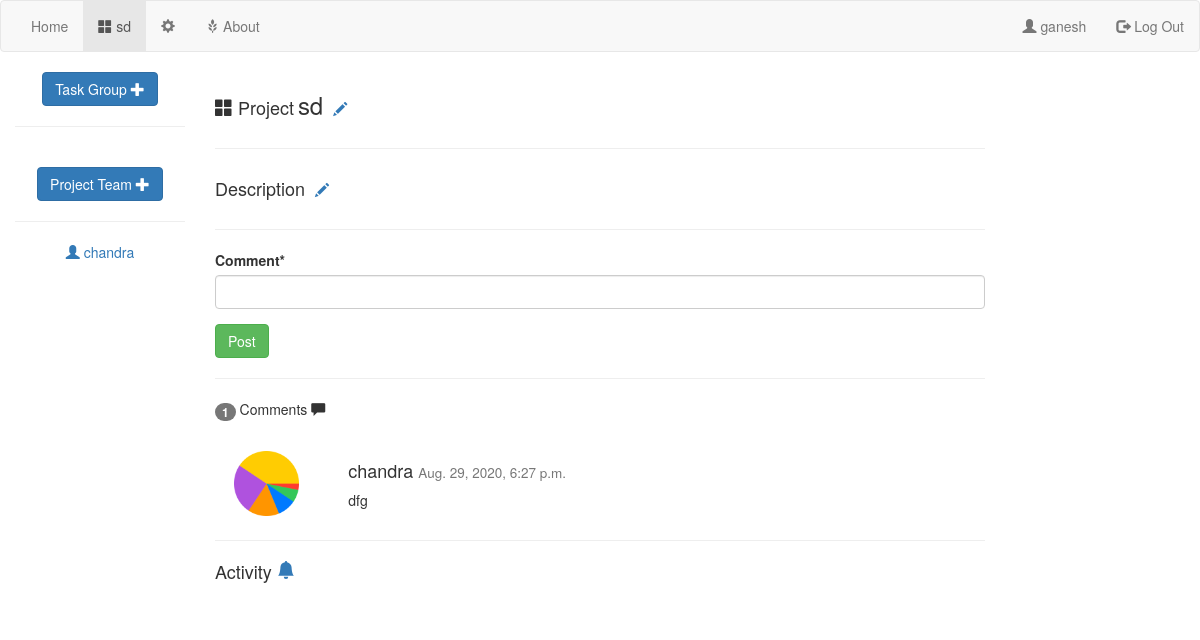
The page /2/project/ (signed in) on the database its author committed.
### projectMgr/models.py (models this page shows)
class Project(models.Model):
    name = models.CharField(max_length=100)
    people = models.ManyToManyField(User,related_name="project_set")
    description = models.TextField()
    isArchived = models.BooleanField(default=False)
    comment = models.ManyToManyField(Comment)
    created = models.DateTimeField(auto_now=True)
    createdBy = models.ForeignKey(User,on_delete=models.CASCADE,related_name="projectIcreated",null=True)
    deadLine = models.DateTimeField(null=True)
    pass

class User(AbstractUser):
    profilePicture = models.CharField(max_length=200,null=True)
    fullName = models.CharField(max_length=100,null=True)
    bio = models.CharField(null=True,max_length=500)
    pass

class Comment(models.Model):
    createdOn = models.DateTimeField(auto_now=True)
    modifiedOn = models.DateTimeField()
    createdBy = models.ForeignKey(User, on_delete=models.CASCADE)
    textField = models.TextField()
    replyLink = models.ForeignKey('self', on_delete=models.CASCADE,null=True)
    deleted = models.BooleanField(default=False)

### projectMgr/views.py (the view)
# urls.py: path('<int:projectid>/project/',views.projectDetail,name='projectDetail'),
def projectDetail(request: HttpRequest, projectid):
    if not request.user.is_authenticated:
        return redirect('projectMgr:homepage')
    '''

    :param request:
    :return:
    '''
    thisProject = models.Project.objects.get(id=projectid)
    print(thisProject.name)
    commentForm = forms.createComment()
    commentSet = thisProject.comment.all()
    stream = target_stream(thisProject)
    return render(request, 'projectMgr/projectDetail.html',
                  {'project': thisProject, 'commentForm': commentForm, 'commentSet': commentSet,
                   'thisUser': request.user,'nocomm':len(commentSet),'stream':stream})
    pass

### projectMgr/forms.py
class createComment(forms.Form):
    Comment = forms.CharField(widget=forms.TextInput,max_length=500)
    pass

### projectMgr/templates/projectMgr/projectDetail.html (shortened to what this page needs)
{% extends 'projectMgr/base.html' %}
{% block leftnav %}
<li class="active"><a href="{% url 'projectMgr:projectDetail' project.id %}" ><span class="glyphicon glyphicon-th-large"></span> {{project.name}}</a></li>
<li><a href="{% url 'projectMgr:projectDetailEdit' project.id  %}" ><span class="glyphicon glyphicon-cog"></span></a></li>
{% endblock %}
{% block heading %}
    <h4 style="display: inline-block"><span class="glyphicon glyphicon-th-large"></span> Project</h4>
    <h3 style="display: inline-block;margin-right: 10px" > {{ project.name }} <h5 style="display: inline-block"><a href="{% url 'projectMgr:projectDetailEdit' project.id %}"> <i class="glyphicon glyphicon-pencil"></i></a> </h5></h3>
    <hr>
{% endblock %}
{% block body %}
    <h4 style="display: inline-block;margin-right: 10px" >Description <h5 style="display: inline-block"><a href="{% url 'projectMgr:projectDetailEdit' project.id %}"> <i class="glyphicon glyphicon-pencil"></i></a> </h5></h4>
    <hr>
    {% load crispy_forms_tags %}
    <form action="{% url 'projectMgr:projectDetailComment' project.id %}" method="post">
{{ commentForm|crispy }}
    <input type="submit" class="btn btn-success" value="Post">
    </form>
    <hr>
     <p><span class="badge">{{nocomm }}</span> Comments <span class="glyphicon glyphicon-comment"></span></p><br>
    {% load static %}
    {% for comment in commentSet %}
    <div class="row">
        <div class="col-sm-2 text-center">
            {% if comment.createdBy.profilePicture != None %}
            <img src={{ comment.createdBy.profilePicture }}  height="65" width="65" style=" border-radius: 5px" alt="">
            {% else %}
                <img src="{% static 'projectMgr/images/default_user.png' %}"  height="65" width="65" style=" border-radius: 5px" alt="">
            {% endif %}
        </div>
        <div class="col-sm-10">
            <h4>
                {% if comment.createdBy == thisUser %}
                Me
                {% else %}
                {{ comment.createdBy.username }}
                {% endif %}
                <small>{{comment.createdOn}}</small></h4>
            {% if comment.deleted %}
            <p style="color: gray">This comment was deleted</p>
            {% else %}
            <p>{{ comment.textField }}</p>
            {% endif %}
        </div>
        </div>
        <hr>
    {% endfor %}
    {% load activity_tags i18n %}
        <h4>Activity <a href="{% url 'projectMgr:followProject' project.id %}">
    {% if thisUser|is_following:project %}
        <svg width="1em" height="1em" viewBox="0 0 16 16" class="bi bi-bell-fill" fill="currentColor" xmlns="http://www.w3.org/2000/svg">
  <path d="M8 16a2 2 0 0 0 2-2H6a2 2 0 0 0 2 2zm.995-14.901a1 1 0 1 0-1.99 0A5.002 5.002 0 0 0 3 6c0 1.098-.5 6-2 7h14c-1.5-1-2-5.902-2-7 0-2.42-1.72-4.44-4.005-4.901z"/>
</svg>
    {% endif %}
</a></h4>
{% endblock %}
{% block sidenav %}
    <a href="{% url 'projectMgr:createTaskGroup' project.id%}" class="btn btn-primary">Task Group <span class="glyphicon glyphicon-plus"></span> </a>
   <hr>
    <br>
      <a href="{% url 'projectMgr:chooseProjectMates' project.id %}" class="btn btn-primary">Project Team <span class="glyphicon glyphicon-plus"></span> </a>
   <hr>
            {% for person in project.people.all %}
            {% if person == thisUser %}
                            <p><a style="margin: 3px"  href=""><span class="glyphicon glyphicon-user"></span> Me</a></p>
                {% else %}
            <p><a style="margin: 3px"  href=""><span class="glyphicon glyphicon-user"></span> {{ person.username }}</a></p>
                {% endif %}
        {% endfor %}
    <br>
{% endblock %}

### projectMgr/templates/projectMgr/base.html (shortened to what this page needs)
<!DOCTYPE html>
<html lang="en">
 {% load static %}
<link rel="stylesheet" type="text/css" href="{% static 'projectMgr/styles.css' %}">
  <link rel="stylesheet" href="https://maxcdn.bootstrapcdn.com/bootstrap/3.4.1/css/bootstrap.min.css">
<nav class="navbar navbar-default ">
    <div class="container-fluid">
        <ul class="nav navbar-nav">
            <li class="nav-item"><a href="{% url 'projectMgr:homepage' %}">Home</a></li>
            {% block leftnav %}
            {% endblock %}
            <li><a href="{% url 'projectMgr:about' %}"><span class="glyphicon glyphicon-grain"></span> About</a></li>
        </ul>
        <ul class="nav navbar-nav navbar-right">
            {% block rightnav %}
                {% if thisUser %}
                    <li><a href="{% url 'projectMgr:userinfo' %}"><span class="glyphicon glyphicon-user"></span> {{ thisUser.username }}</a></li>
                    <li><a href="{% url 'projectMgr:logout' %}"><span class="glyphicon glyphicon-log-out"></span> Log Out</a></li>
                {% else %}
                    <li><a href="{% url 'projectMgr:signin' %}"><span class="glyphicon glyphicon-log-in"></span> Log In</a></li>
                    <li><a href="{% url 'projectMgr:signup' %}"><span class="glyphicon glyphicon-user"></span> Sign Up</a></li>
                {% endif %}
            {% endblock %}
        </ul>
    </div>
</nav>
<div class="container-fluid text-center">
    <div class="row content">
        <div class="col-sm-2 sidenav">
            {% block sidenav %}{% endblock %}
        </div>
        <div class="col-sm-8 text-left">
        {% block heading %}
        {% endblock %}
        {% block body %}{% endblock %}
        </div>
    </div>
</div>
</html>

### rows shown on the page
Project: name "sd"
User: username "ganesh"
User: username "chandra"
Comment: createdBy.profilePicture (picture), createdBy.username "chandra", createdOn "Aug. 29, 2020, 6:27 p.m.", textField "dfg"

### other values the page prints
{{ nocomm }} "1"
